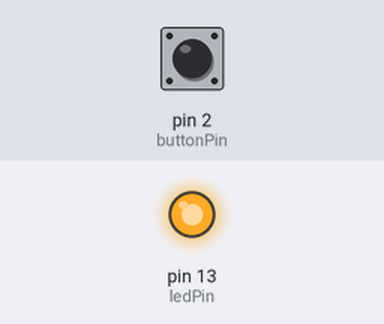
The sketch below on a simulated Arduino Uno, built with avr-gcc and run on an emulated ATmega328P. Shown: output pins drawn as LEDs (lit = HIGH). The inputs (shaded band) are chosen by the test bench; at power-on: pin 2 (buttonPin) HIGH. Random numbers use the default seed unless the sketch sets one.

Above: at 3.9 s.
4.0 s: pin 2 (buttonPin) pulled LOW for 0.15 s
At 6.0 s:
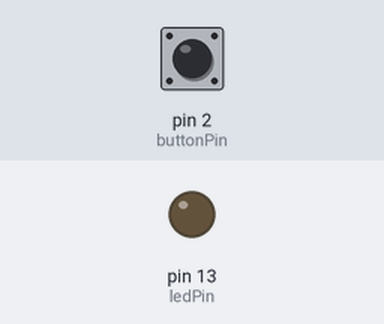
Timing chart, 0 to 11.4 s (numbered marks = the images above; inputs shaded):
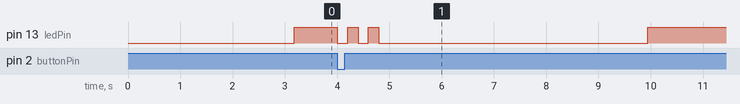

The sketch:

10_Reaction_Test.ino
```cpp
/*
  10_Reaction_Test
  反应力测试：灯亮后，看谁按得快！
*/

int ledPin = 13;
int buttonPin = 2;

void setup() {
  pinMode(ledPin, OUTPUT);
  pinMode(buttonPin, INPUT_PULLUP);
  // 初始化随机数种子，让每次随机不一样
  randomSeed(analogRead(0));
}

void loop() {
  // 1. 游戏开始前，灯是灭的
  digitalWrite(ledPin, LOW);

  // 2. 等待一个随机的时间 (2秒 到 5秒 之间)
  // 这样玩家就不知道什么时候灯会亮
  int waitTime = random(2000, 5000);
  delay(waitTime);

  // 3. 灯亮！开始计时！
  digitalWrite(ledPin, HIGH);

  // 4. 等待玩家按下按钮
  // 我们做一个死循环，直到按钮被按下
  while (digitalRead(buttonPin) == HIGH) {
    // 只要按钮没按 (HIGH)，就一直在这里转圈圈等待
  }

  // 5. 玩家按下了！灯灭，游戏结束
  digitalWrite(ledPin, LOW);

  // 闪烁两下表示成功
  delay(200);
  digitalWrite(ledPin, HIGH);
  delay(200);
  digitalWrite(ledPin, LOW);
  delay(200);
  digitalWrite(ledPin, HIGH);
  delay(200);
  digitalWrite(ledPin, LOW);

  // 休息 3 秒再开始下一轮
  delay(3000);
}
```

Measured:
- after the input at 4.0 s, pin 13 (ledPin): goes LOW 0.20 s, HIGH 0.20 s, LOW 0.20 s, HIGH 0.20 s, LOW 5.1 s, then HIGH, starting at once
